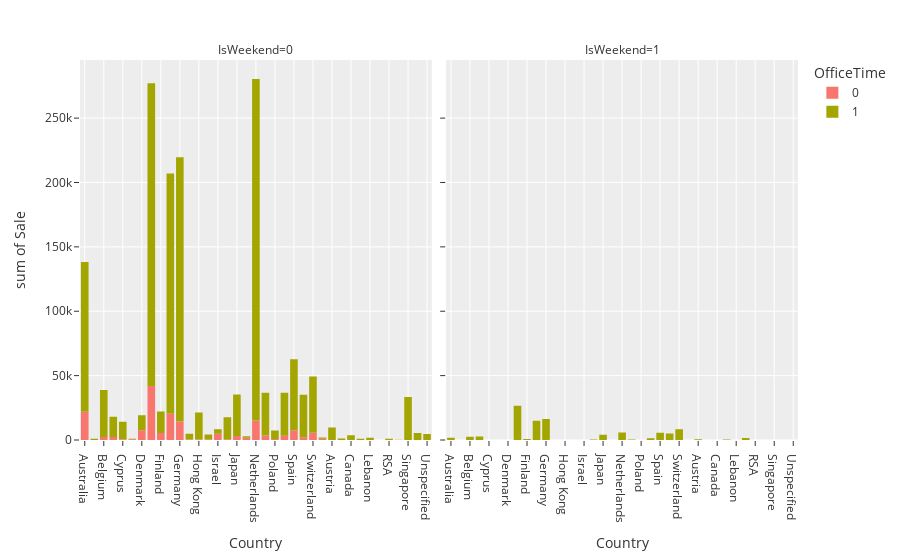

This figure's notebook cell:
### Code cell
fig = px.histogram(df_sale, x = "Country",y = "Sale", color = "OfficeTime", facet_col = "IsWeekend")
fig.show()

### Figure 1 — Plotly figure (JSON) as saved in the notebook; plotly's stock layout.template omitted (floating-point values rounded to 4 significant figures)
{"data": [{"alignmentgroup": "True", "bingroup": "x", "histfunc": "sum", "hovertemplate": "OfficeTime=0<br>IsWeekend=0<br>Country=%{x}<br>sum of Sale=%{y}<extra></extra>", "legendgroup": "0", "marker": {"color": "#F8766D", "pattern": {"shape": ""}}, "name": "0", "offsetgroup": "0", "orientation": "v", "showlegend": true, "type": "histogram", "x": ["Australia", "Bahrain", "Belgium", "Channel Islands", "Cyprus", "Czech Republic", "Denmark", "EIRE", "Finland", "France", "Germany", "Greece", "Hong Kong", "Iceland", "Israel", "Italy", "Japan", "Malta", "Netherlands", "Norway", "Poland", "Portugal", "Spain", "Sweden", "Switzerland", "United Arab Emirates"], "xaxis": "x", "y": [21880.0, 89, 2329.0, 2351.0, 615.4, 549.3, 7570.0, 41840.0, 5484.0, 20380.0, 14360.0, 387.3, 311.1, 584.9, 4874.0, 520.0, 3059.0, 1707.0, 15070.0, 3417.0, 725.2, 3272.0, 7577.0, 2080.0, 5664.0, 975.5], "yaxis": "y"}, {"alignmentgroup": "True", "bingroup": "x", "histfunc": "sum", "hovertemplate": "OfficeTime=1<br>IsWeekend=0<br>Country=%{x}<br>sum of Sale=%{y}<extra></extra>", "legendgroup": "1", "marker": {"color": "#A3A500", "pattern": {"shape": ""}}, "name": "1", "offsetgroup": "1", "orientation": "v", "showlegend": true, "type": "histogram", "x": ["Australia", "Austria", "Bahrain", "Belgium", "Brazil", "Canada", "Channel Islands", "Cyprus", "Czech Republic", "Denmark", "EIRE", "European Community", "Finland", "France", "Germany", "Greece", "Hong Kong", "Iceland", "Israel", "Italy", "Japan", "Lebanon", "Lithuania", "Malta", "Netherlands", "Norway", "Poland", "Portugal", "RSA", "Saudi Arabia", "Singapore", "Spain", "Sweden", "Switzerland", "USA", "United Arab Emirates", "Unspecified"], "xaxis": "x", "y": [116300.0, 9656.0, 870.9, 36590.0, 1144.0, 3666.0, 15730.0, 13620.0, 396.5, 11570.0, 235200.0, 921.7, 16560.0, 186700.0, 205300.0, 4423.0, 20960.0, 3725.0, 3489.0, 17210.0, 32350.0, 1694.0, 63, 1239.0, 265300.0, 33330.0, 6731.0, 33420.0, 1002.0, 160.7, 33440.0, 55220.0, 32980.0, 43690.0, 5430.0, 926.7, 4750.0], "yaxis": "y"}, {"alignmentgroup": "True", "bingroup": "x", "histfunc": "sum", "hovertemplate": "OfficeTime=1<br>IsWeekend=1<br>Country=%{x}<br>sum of Sale=%{y}<extra></extra>", "legendgroup": "1", "marker": {"color": "#A3A500", "pattern": {"shape": ""}}, "name": "1", "offsetgroup": "1", "orientation": "v", "showlegend": false, "type": "histogram", "x": ["Australia", "Austria", "Belgium", "Channel Islands", "EIRE", "European Community", "Finland", "France", "Germany", "Italy", "Japan", "Lithuania", "Netherlands", "Norway", "Portugal", "Spain", "Sweden", "Switzerland"], "xaxis": "x2", "y": [1744.0, 586.8, 2564.0, 2735.0, 26630.0, 387.1, 719.2, 14970.0, 16360.0, 343, 4085.0, 1598.0, 5859.0, 419.1, 1439.0, 5580.0, 5103.0, 8441.0], "yaxis": "y2"}], "layout": {"annotations": [{"font": {}, "showarrow": false, "text": "IsWeekend=0", "x": 0.245, "xanchor": "center", "xref": "paper", "y": 1, "yanchor": "bottom", "yref": "paper"}, {"font": {}, "showarrow": false, "text": "IsWeekend=1", "x": 0.755, "xanchor": "center", "xref": "paper", "y": 1, "yanchor": "bottom", "yref": "paper"}], "barmode": "relative", "legend": {"title": {"text": "OfficeTime"}, "tracegroupgap": 0}, "margin": {"t": 60}, "xaxis": {"anchor": "y", "domain": [0, 0.49], "title": {"text": "Country"}}, "xaxis2": {"anchor": "y2", "domain": [0.51, 1], "matches": "x", "title": {"text": "Country"}}, "yaxis": {"anchor": "x", "domain": [0, 1], "title": {"text": "sum of Sale"}}, "yaxis2": {"anchor": "x2", "domain": [0, 1], "matches": "y", "showticklabels": false}}}
